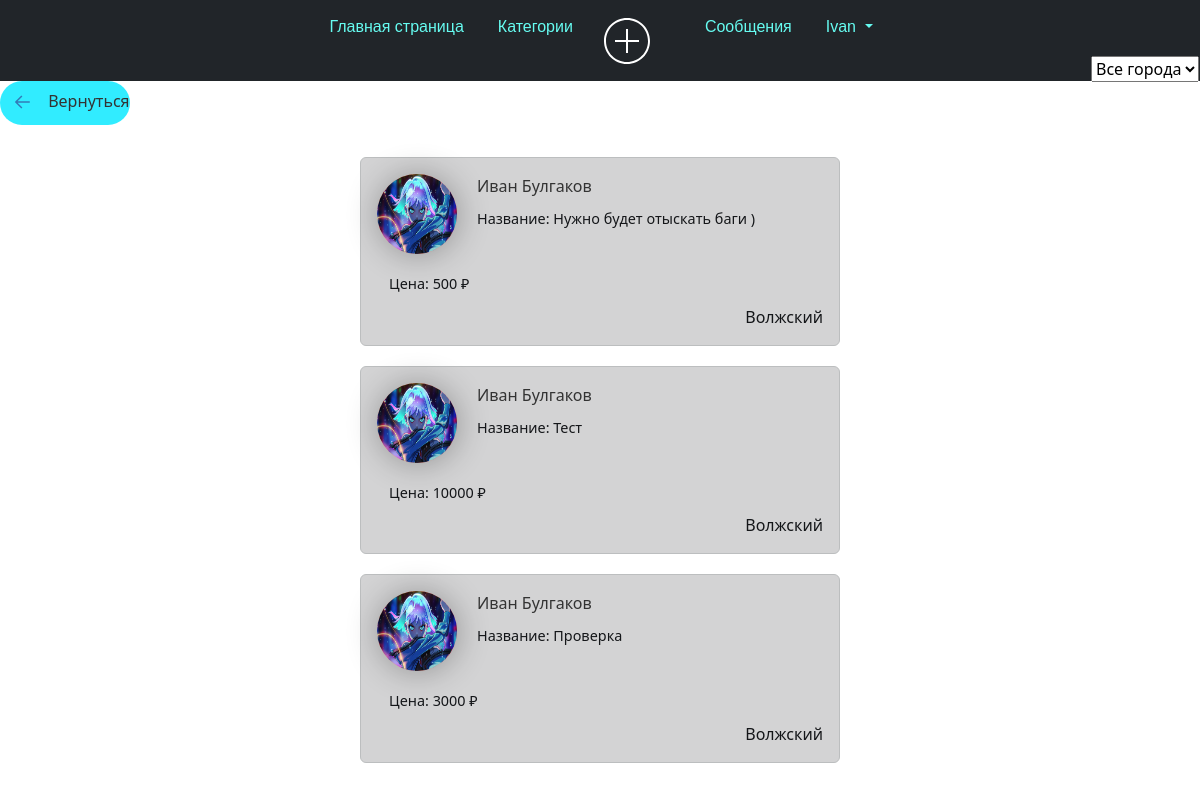
The app's page /tasks/ (signed in) with its own data.
### tasks_app_user/models.py (models this page shows, shortened)
class Articles(models.Model):
    title = models.CharField("Название Задания", max_length=35)
    anons = models.CharField("О задании", max_length=25)
    phope = models.CharField('Телефон для связи с вами', max_length=11)
    prise = models.CharField('Цена', max_length=15)
    full_text = models.TextField("Задания")
    data = models.DateTimeField(auto_now_add=True)
    user_name = models.CharField("User_name", max_length=15, )
    author = models.ForeignKey(User, on_delete=models.CASCADE, null=True)  # Внешний ключ к пользователю
    category = models.ForeignKey(Category, on_delete=models.SET_NULL, null=True)
    class Meta:
        verbose_name = "Задания"
        verbose_name_plural = "Задании"

### user_profile/models.py (models this page shows, shortened)
class Profile(models.Model):
    user = models.OneToOneField(User, null=True, blank=True, on_delete=models.CASCADE)
    first_name = models.CharField(max_length=100)
    last_name = models.CharField(max_length=100)
    email = models.EmailField()
    telegram_url = models.URLField(blank=True, null=True)
    youtube_url = models.URLField(blank=True, null=True)
    vk_url = models.URLField(blank=True, null=True)
    profile_picture = models.ImageField("Изображения", default="profile_pictures/default_profile_picture.jpg",
                                        null=True,
                                        blank=True, upload_to='media/profile_pictures')
    city = models.CharField(max_length=100)

### tasks_app_user/views.py (the view)
# urls.py: path('', views.tasks_home, name='tasks_home'),
def tasks_home(request):
    category = request.GET.get('category')  # Получаем категорию из параметра запроса
    unique_cities = Profile.objects.values_list('city', flat=True).distinct()
    if category:
        tasks_all = Articles.objects.filter(category__name=category).order_by('-data')
    else:
        tasks_all = Articles.objects.order_by('-data')
    unique_cities = [city for city in unique_cities if city is not None]
    categories = Category.objects.all()
    context = {
        'tasks_all': tasks_all,
        'unique_cities': unique_cities,
        'categories': categories,
    }
    return render(request, 'tasks_app_user/tasks_home.html', context)

### tasks_app_user/templates/tasks_app_user/tasks_home.html (shortened to what this page needs)
{% extends 'tasks_app/layout.html' %}
{% block content %}
<div class="col">
    <a class="arrow-3" href="{% url 'category' %}">
    Вернуться
</a>
</div>
<div class="features">
    <form method="GET">
        <div>
            <select id="city_filter" name="city" onchange="filterTasks(this.value)" style="position: absolute; top: 56px; right: 1px;">
                <option value="">Все города</option>
            </select>
        </div>
    </form>
    <div id="tasks-container">
        {% if tasks_all %}
            {% for el in tasks_all %}
                <div class="alert alert-dark" onclick="window.location.href='{% url 'details_tasks' el.id %}'" style="cursor: pointer;">
                <div class="img_pod">
                    <a href="{% url 'user_profile' el.author.id %}">
                        <img class="profile-pic" src="{{ el.author.profile.profile_picture.url }}" alt="Profile Picture">
                    </a>
                </div>
                <a href="{% url 'user_profile' el.author.id %}">{{ el.author.profile.first_name }} {{ el.author.profile.last_name }}</a>
                <h3>Название: {{ el.title }}</h3><br>
                <h4>Цена: {{ el.prise }} ₽</h4>
                <div class="city" align="right">{{ el.author.profile.city }}</div>
             </div>
            {% endfor %}
        {% endif %}
    </div>
</div>
{% endblock %}

### tasks_app/templates/tasks_app/layout.html (shortened to what this page needs)
{% load static %}
{% load pwa %}
<html lang="en">
<head>
    <link rel="stylesheet" href="https://cdn.jsdelivr.net/npm/bootstrap@5.2.3/dist/css/bootstrap.min.css">
    <link rel="stylesheet" href="{% static 'tasks_app/css/tasks_app.css' %}">
</head>
<body>
<aside>
    <div class="bar">
        <ul class="nav justify-content-center navbar navbar-expand-lg navbar-dark bg-dark ">
            <li class="nav-item">
                <a class="nav-link active" aria-current="page" href="{% url 'home' %}">Главная страница</a>
            </li>
            <li class="nav-item">
                <a class="nav-link" href="{% url 'category' %}">Категории</a>
            </li>
            <li class="nav-item">
                <a href="{% url 'create' %}" class="bloc-icon">
                    <div class="img">
                    </div>
                </a>
            </li>
            {% if request.user.is_authenticated %}
            <li class="nav-item">
                <a class="nav-link active" aria-current="page" href="{% url 'inbox' %}">Сообщения</a>
            </li>
            {% endif %}
            <ul class="nav justify-content-end">
                {% if request.user.is_authenticated %}
                <li class="nav-item dropdown">
                    <a class="nav-link dropdown-toggle" href="#" role="button" data-bs-toggle="dropdown"
                       aria-expanded="false">
                        {{ user.username }}
                    </a>
                    {% else %}
            </ul>
            <li class="nav-item">
                <a class="nav-link" href="{% url 'register' %}">Регистрация</a>
            </li>
            <li class="nav-item"><a class="nav-link" href="{% url 'login' %}">Войти</a>
                {% endif %}
            </li>
        </ul>
    </div>
</aside>
                    <link href='https://unpkg.com/css.gg@2.0.0/icons/css/list.css' rel='stylesheet'>
<main>
    {% block content %}
    {% endblock %}
</main>
</body>
</html>

### tasks_app/static/tasks_app/css/tasks_app.css (style rules this page uses)
html, body { width: 100%; height:100%; }
body { background: #0B0C10; }
:root { --var-bgcolor: #fff; --var-fontcolor: #000; }
body { background-color: var(--var-bgcolor); color: var(--var-fontcolor); }
.features { padding: 1em; padding: 1em; width: 70%; margin: auto; text-align: center; box-sizing: content-box; }
li { display: inline-block; }
.nav-link { margin-top: 18px; margin-block: 26px; margin-block-start: -1px; margin-left: 2px; color: #66FCF1; }
.bloc-icon { display: flex; justify-content: center; align-items: center; }
.img { width: 98px; border-radius: 50%; position: relative; left: -12px; }
.justify-content-center { justify-content: center!important; margin-top: 0px; font-family: "Poppins", sans-serif; }
.justify-content-end { justify-content: flex-end!important; margin-top: 0px; font-family: "Poppins", sans-serif; }

### tasks_app_user/templates/tasks_app_user/tasks_home.html (style rules this page uses)
.features { padding: 1em; width: 40%; margin: auto; border-radius: 10px; text-align: left; box-sizing: content-box; }
.img_pod { float: left; margin-right: 20px; width: 80px; height: 80px; background: linear-gradient(90deg, #ff9966, #ff5e62); border-radius: 50%; box-shadow: 1px 1px 2rem rgba(0, 0, 0, 0.3); }
.profile-pic { width: 100%; height: 100%; border-radius: 50%; }
h3, h4, p { font-size: 0.9rem; margin: 12px; }
a { text-decoration: none; color: #333; }
.alert { margin-bottom: 20px; }
.arrow-3 .arrow-3-icon { position: relative; top: -1px; transition: transform 0.3s ease; vertical-align: middle; transform: rotate(180deg); margin: 6px; }
.col { background: #31ecff; width: 130px; border-radius: 50px; }

### records on screen
Articles: author.profile.profile_picture (picture), author.profile.first_name "Иван", author.profile.last_name "Булгаков", title "Нужно будет отыскать баги )", prise "500", author.profile.city "Волжский"
Articles: author.profile.profile_picture (picture), author.profile.first_name "Иван", author.profile.last_name "Булгаков", title "Тест", prise "10000", author.profile.city "Волжский"
Articles: author.profile.profile_picture (picture), author.profile.first_name "Иван", author.profile.last_name "Булгаков", title "Проверка", prise "3000", author.profile.city "Волжский"

### other values on screen
{{ user.username }} "Ivan"
